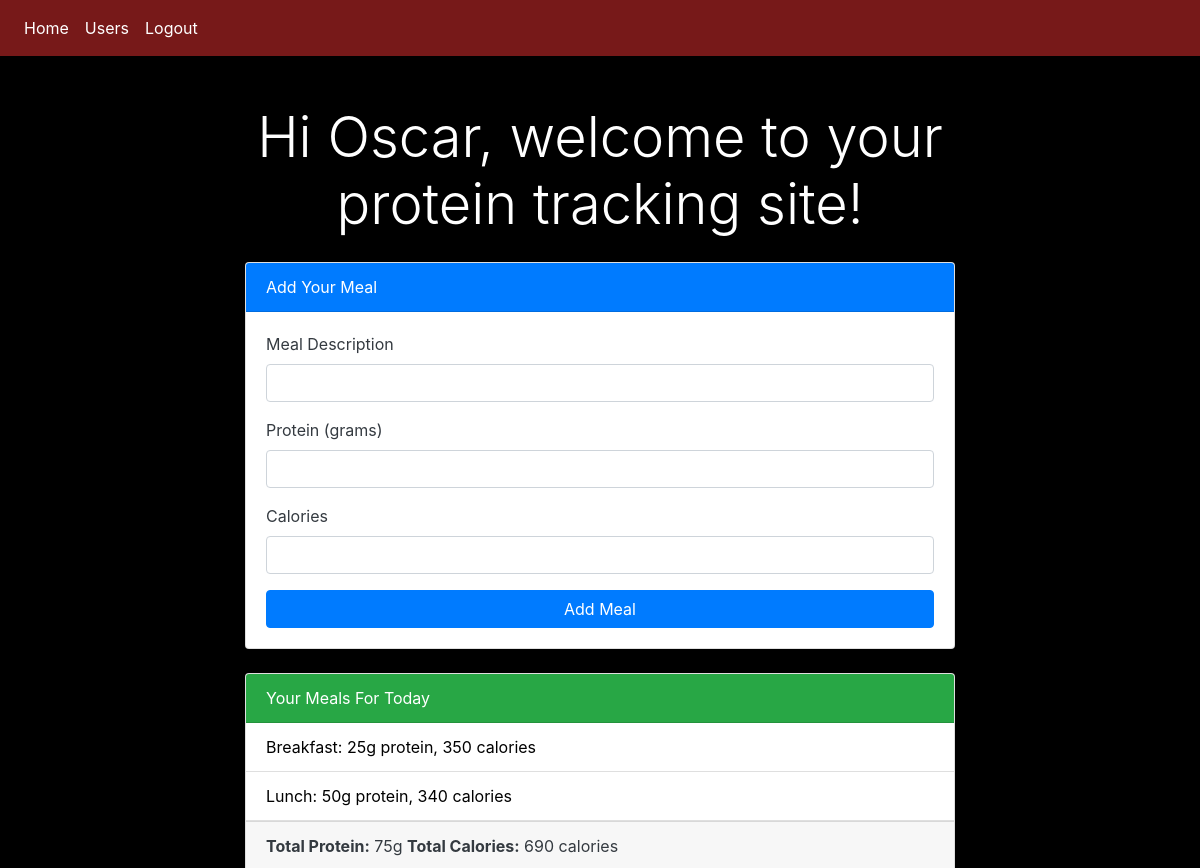
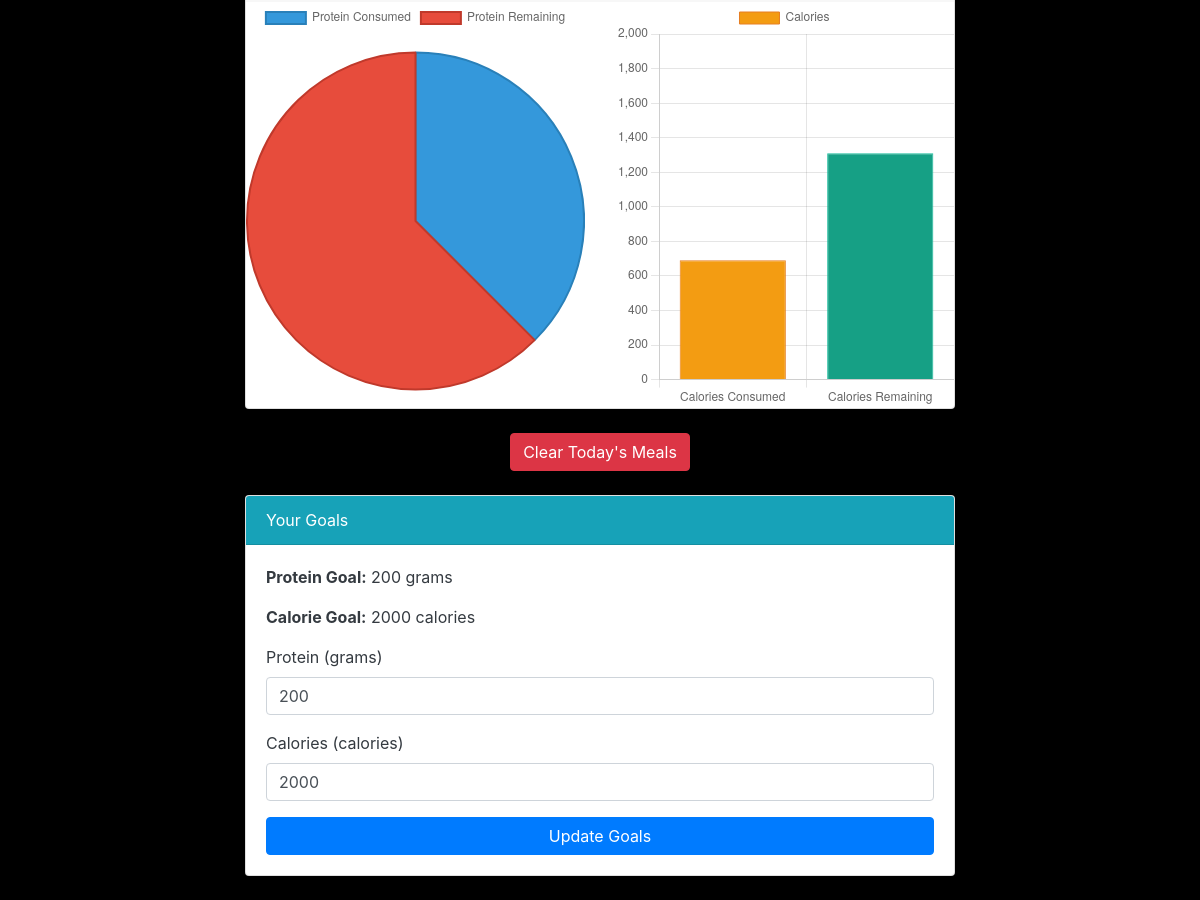
The app's page / (signed in) with its own data (2 pictures, top to bottom).
### Website/models.py (models this page shows)
class User(db.Model, UserMixin):  # Inherits from db.Model for ORM and UserMixin for user management
    daily_protein_goal = db.Column(db.Integer, nullable=True, default=100)
    daily_calorie_goal = db.Column(db.Integer, nullable=True, default=1000)
    id = db.Column(db.Integer, primary_key=True)
    email = db.Column(db.String(150), unique=True)
    password = db.Column(db.String(150))
    first_name = db.Column(db.String(150))
    meals = db.relationship('Meal', backref='user', lazy='dynamic')

class Meal(db.Model):  # Inherits from db.Model for ORM
    id = db.Column(db.Integer, primary_key=True)
    date = db.Column(Date, default=datetime.utcnow().date)
    meal_type = db.Column(db.String, nullable=False)
    protein = db.Column(db.Integer, nullable=False)
    calories = db.Column(db.Integer, nullable=False)
    user_id = db.Column(db.Integer, db.ForeignKey('user.id'))

### Website/veiws.py (the view, shortened to what this page needs)
@views.route('/', methods=['GET', 'POST'])
@login_required
def home():
    users = User.query.all()
    meal_form = MealForm(prefix='meal_form')
    goal_form = GoalForm(prefix='goal_form')
    today = datetime.utcnow().date()
    meals = Meal.query.filter_by(user_id=current_user.id, date=today).all()
    total_protein = sum(meal.protein for meal in meals)
    total_calories = sum(meal.calories for meal in meals)
    goal_form.daily_protein.data = current_user.daily_protein_goal
    goal_form.daily_calories.data = current_user.daily_calorie_goal
    return render_template("home.html", meal_form=meal_form, goal_form=goal_form, meals=meals, total_protein=total_protein, total_calories=total_calories, users=users, user=current_user)

### Website/forms.py
class MealForm(FlaskForm):
    meal_type = StringField('Meal Description', validators=[DataRequired()])
    protein = IntegerField('Protein (grams)', validators=[DataRequired()])
    calories = IntegerField('Calories', validators=[DataRequired()])
    submit = SubmitField('Add Meal')

class GoalForm(FlaskForm):
    daily_protein = IntegerField('Protein  (grams)', validators=[DataRequired(), NumberRange(min=0)])
    daily_calories = IntegerField('Calories (calories)', validators=[DataRequired(), NumberRange(min=0)])
    submit = SubmitField('Update Goals')

### Website/templates/home.html (shortened to what this page needs)
{% extends "base.html" %}
{% block content %}
<div class="container mt-5">
    <div class="row justify-content-center">
        <div class="col-md-8">
            <div class="text-center mb-4">
                <h1 class="display-4" style="color: #ffffff;">Hi {{ user.first_name }}, welcome to your protein tracking site!</h1>
            </div>
            <div class="card mb-4">
                <div class="card-header bg-primary text-white">Add Your Meal</div>
                <div class="card-body text-dark">
                    <form action="{{ url_for('views.home') }}" method="post">
                        <div class="form-group">
                            {{ meal_form.meal_type.label(class='form-label') }}
                            {{ meal_form.meal_type(class='form-control') }}
                        </div>
                        <div class="form-group">
                            {{ meal_form.protein.label(class='form-label') }}
                            {{ meal_form.protein(class='form-control') }}
                        </div>
                        <div class="form-group">
                            {{ meal_form.calories.label(class='form-label') }}
                            {{ meal_form.calories(class='form-control') }}
                        </div>
                        <button type="submit" name="meal_submit" class="btn btn-primary w-100">Add Meal</button>
                    </form>
                </div>
            </div>
            <div class="card mb-4">
                <div class="card-header bg-success text-white">Your Meals For Today</div>
                <ul class="list-group list-group-flush" style="color: #000000;">
                    {% for meal in meals %}
                    <li class="list-group-item">{{ meal.meal_type }}: {{ meal.protein }}g protein, {{ meal.calories }} calories</li>
                    {% endfor %}
                </ul>
                <div class="card-footer text-dark">
                    <strong>Total Protein:</strong> {{ total_protein }}g
                    <strong>Total Calories:</strong> {{ total_calories }} calories
                </div>
                <div class="row">
                    <div class="col-md-6">
                        <canvas id="proteinChart" width="400" height="400"></canvas>
                    </div>
                    <div class="col-md-6">
                        <canvas id="calorieChart" width="400" height="400"></canvas>
                    </div>
                </div>
            </div>
            <div class="text-center mb-4">
                <form action="{{ url_for('views.clear_daily_meals') }}" method="post">
                    <button type="submit" class="btn btn-danger">Clear Today's Meals</button>
                </form>
            </div>
            <div class="card mb-4">
                <div class="card-header bg-info text-white">Your Goals</div>
                <div class="card-body text-dark">
                    <p><strong>Protein Goal:</strong> {{ user.daily_protein_goal }} grams</p>
                    <p><strong>Calorie Goal:</strong> {{ user.daily_calorie_goal }} calories</p>
                    <form action="{{ url_for('views.home') }}" method="post">
                        <div class="form-group">
                            {{ goal_form.daily_protein.label(class='form-label') }}
                            {{ goal_form.daily_protein(class='form-control') }}
                        </div>
                        <div class="form-group">
                            {{ goal_form.daily_calories.label(class='form-label') }}
                            {{ goal_form.daily_calories(class='form-control') }}
                        </div>
                        <button type="submit" name="goal_submit" class="btn btn-primary w-100">Update Goals</button>
                    </form>
                </div>
            </div>
        </div>
    </div>
</div>
<script>
    // Access the canvas element for the protein chart and get its 2d context for drawing
    const proteinChartContext = document.getElementById('proteinChart').getContext('2d');
    // Create a new Chart instance for the protein chart
    new Chart(proteinChartContext, {
        type: 'pie', // Specify chart type as a pie chart
        data: { // Data for the chart
            labels: ['Protein Consumed', 'Protein Remaining'], // Labels for chart sections
            datasets: [{ // Array of datasets, each object represents a dataset
                data: [{{ total_protein }}, {{ user.daily_protein_goal - total_protein }}], // Dynamic data inserted using Jinja2 templating
                backgroundColor: ['#3498db', '#e74c3c'], // Colors for each section of the pie chart
                borderColor: ['#2980b9', '#c0392b'], // Border colors for each section
                borderWidth: 2 // Width of the border around each section
            }]
        },
        options: { // Configuration options for the chart's appearance and behavior
            responsive: true, // Chart will resize in response to changes in the size of its container
            maintainAspectRatio: false // Aspect ratio will not be maintained, allowing for custom chart sizes
        }
    });
    // Repeat the process for the calorie chart, similar to the protein chart
    const calorieChartContext = document.getElementById('calorieChart').getContext('2d');
    new Chart(calorieChartContext, {
        type: 'bar', // Specify chart type as a bar chart
        data: {
            labels: ['Calories Consumed', 'Calories Remaining'], // Labels for bar sections
            datasets: [{
                label: 'Calories', // Label for the dataset
                data: [{{ total_calories }}, {{ user.daily_calorie_goal - total_calories }}], // Data for bars, dynamically inserted
                backgroundColor: ['#f39c12', '#16a085'], // Background colors for bars
                borderColor: ['#e67e22', '#1abc9c'], // Border colors for bars
                borderWidth: 1 // Border width
            }]
        },
        options: {
            scales: { // Configuration options for chart scales
                y: { // Configuration for the y-axis
                    beginAtZero: true, // Y-axis will start from zero
                    max: {{ user.daily_calorie_goal }} // The max value on the y-axis will be the user's daily calorie goal
                }
            },
            responsive: true, // Chart will resize responsively
            maintainAspectRatio: false // Aspect ratio will not be maintained
        }
    });
</script>
{% endblock %}

### Website/static/style.css (style rules this page uses)
body { background-color: #000000; color: #ffffff; }

### records on screen
User: first_name "Oscar", daily_protein_goal "200", daily_calorie_goal "2000"
Meal: meal_type "Breakfast", protein "25", calories "350"
Meal: meal_type "Lunch", protein "50", calories "340"

### other values on screen
{{ meal_form.meal_type.label(class='form-label') }} "Meal Description"
{{ meal_form.protein.label(class='form-label') }} "Protein (grams)"
{{ meal_form.calories.label(class='form-label') }} "Calories"
{{ total_protein }} "75"
{{ total_calories }} "690"
{{ goal_form.daily_protein.label(class='form-label') }} "Protein (grams)"
{{ goal_form.daily_calories.label(class='form-label') }} "Calories (calories)"
chart data {{ total_protein }} 75
chart data {{ user.daily_protein_goal - total_protein }} 125
chart data {{ total_calories }} 690
chart data {{ user.daily_calorie_goal - total_calories }} 1310
